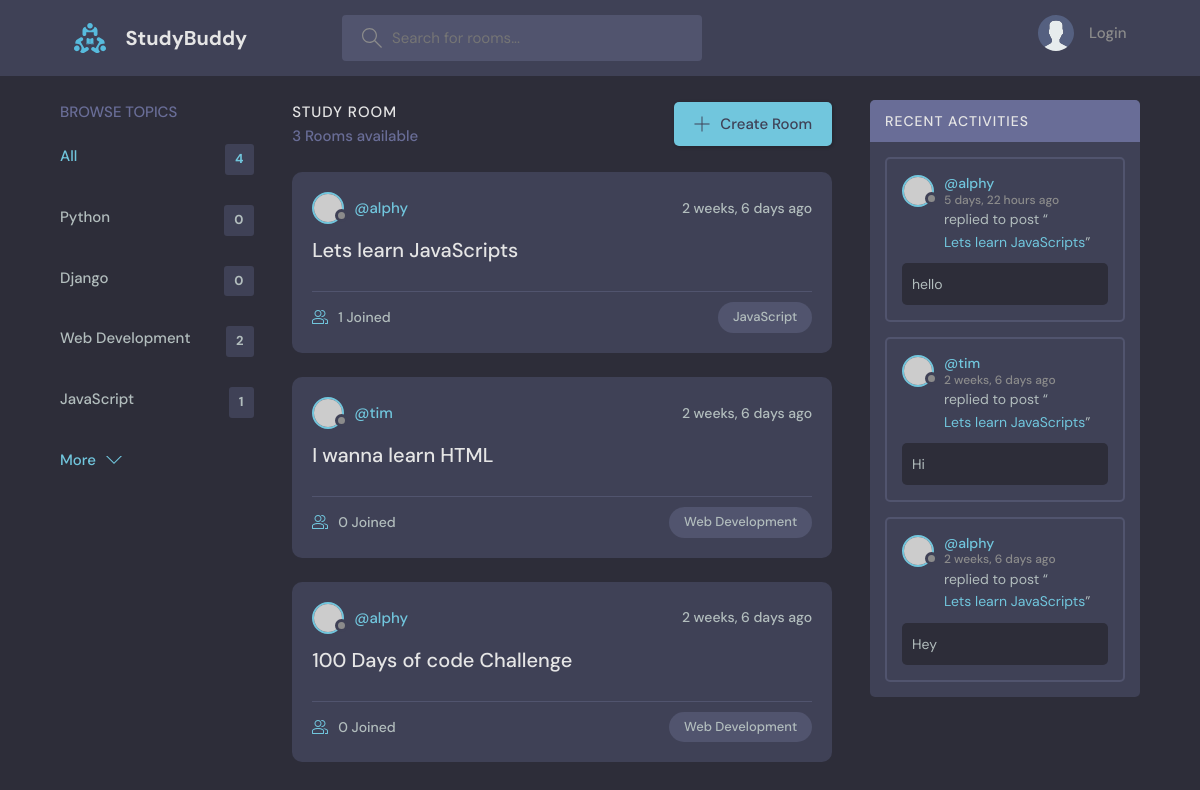
/, run on an earlier commit of the app's database.
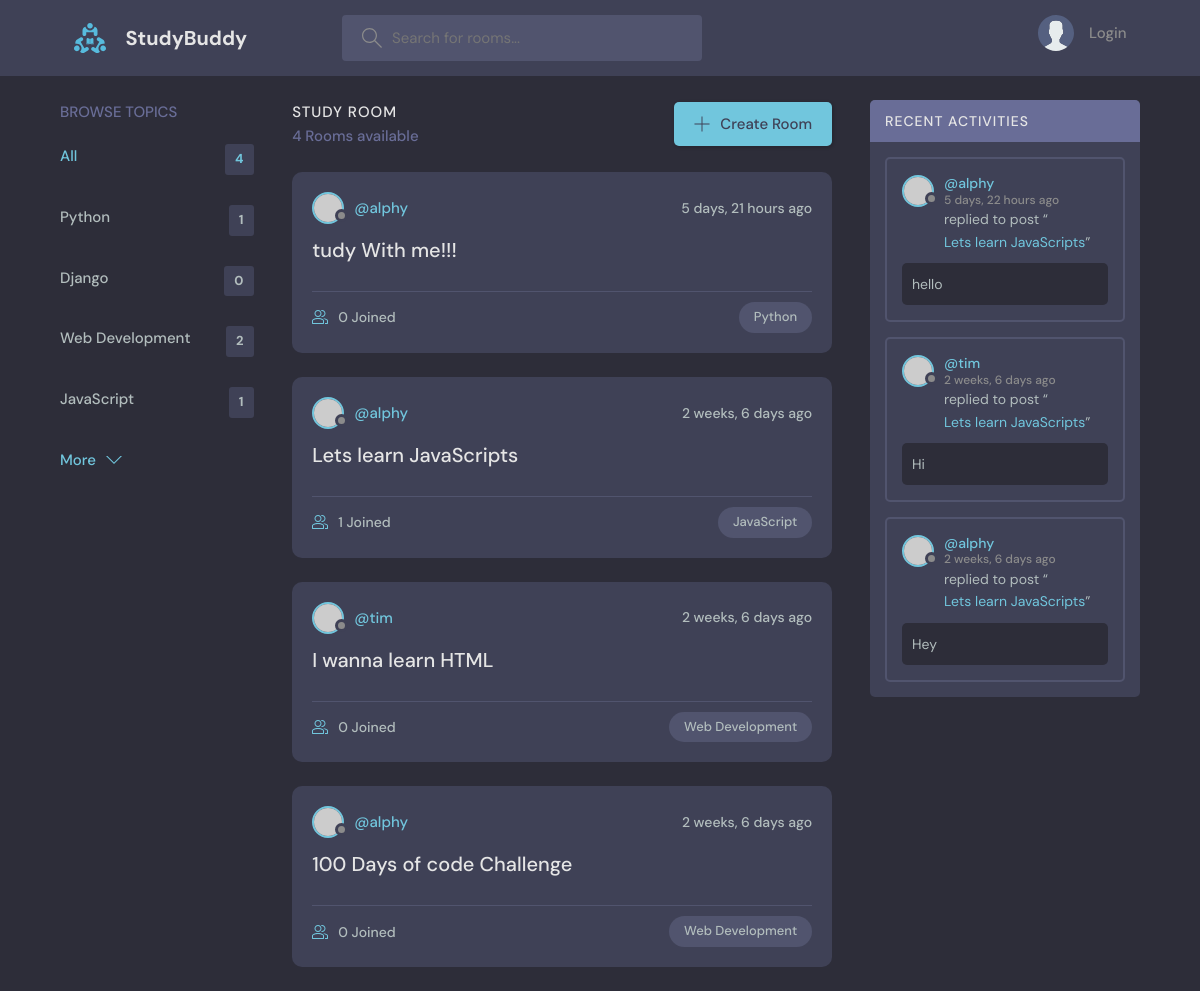
And on a later commit of the database.
### base/models.py (models this page shows, shortened)
class Topic(models.Model):
    name = models.CharField(max_length=200)

class Room(models.Model):
    host = models.ForeignKey(User, on_delete=models.SET_NULL, null=True)
    topic = models.ForeignKey(Topic, on_delete=models.SET_NULL, null=True)
    name = models.CharField(max_length=200)
    description = models.TextField(null=True, blank=True)
    participants = models.ManyToManyField(User, related_name='participants', blank=True)
    updated = models.DateTimeField(auto_now=True)
    created = models.DateTimeField(auto_now_add=True)
    class Meta:
        ordering = ['-updated', '-created']
    def __str__(self):
        return self.name

class Message(models.Model):
    user = models.ForeignKey(User, on_delete=models.CASCADE)
    room = models.ForeignKey(Room, on_delete=models.CASCADE)
    body = models.TextField()
    updated = models.DateTimeField(auto_now=True)
    created = models.DateTimeField(auto_now_add=True)
    class Meta:
        ordering = ['-updated', '-created']

### base/views.py (the view)
# urls.py: path('', views.home, name='home'),
def home(request):
    q = request.GET.get('q') if request.GET.get('q') != None else ''
    rooms = Room.objects.filter(
        Q(topic__name__contains=q) |
        Q(name__icontains=q) |
        Q(description__icontains=q)
    )
    topics = Topic.objects.all()
    room_count = rooms.count()
    room_messages = Message.objects.filter(Q(room__topic__name__icontains=q))
    context = {'rooms': rooms, 'topics': topics, 'room_count': room_count,'room_messages': room_messages}
    return render(request, 'base/home.html', context)

### base/templates/base/home.html (shortened to what this page needs)
{% extends 'main.html' %}
{% block content %}
<main class="layout layout--3">
      <div class="container">
         {% include 'base/topics_component.html' %}
        <div class="roomList">
          <div class="roomList__header">
            <div>
              <h2>Study Room</h2>
              <p>{{room_count}} Rooms available</p>
            </div>
            <a class="btn btn--main" href="{%url 'create-room' %}">
              <svg version="1.1" xmlns="http://www.w3.org/2000/svg" width="32" height="32" viewBox="0 0 32 32">
                <title>add</title>
                <path
                  d="M16.943 0.943h-1.885v14.115h-14.115v1.885h14.115v14.115h1.885v-14.115h14.115v-1.885h-14.115v-14.115z"
                ></path>
              </svg>
              Create Room
            </a>
          </div>
          {% include 'base/feed_component.html' %}
        </div>
         {% include 'base/activity_component.html' %}
      </div>
    </main>
{% endblock %}

### base/templates/base/topics_component.html
<div class="topics">
    <div class="topics__header">
      <h2>Browse Topics</h2>
    </div>
    <ul class="topics__list">
      <li>
        <a href="{%url 'home' %}" class="active">All <span>{{topics.count}}</span></a>
      </li>
      {% for topic in topics %}
      <li>
        <a href="{% url 'home' %}?q={{topic.name}}">{{topic.name}} <span>{{topic.room_set.all.count}}</span></a>
      </li>
      {% endfor %}
    </ul>
    <a class="btn btn--link" href="topics.html">
      More
      <svg version="1.1" xmlns="http://www.w3.org/2000/svg" width="32" height="32" viewBox="0 0 32 32">
        <title>chevron-down</title>
        <path d="M16 21l-13-13h-3l16 16 16-16h-3l-13 13z"></path>
      </svg>
    </a>
  </div>

### base/templates/base/feed_component.html (shortened to what this page needs)
{% for room in rooms %}
<div class="roomListRoom">
    <div class="roomListRoom__header">
      <a href="{% url 'user-profile' room.host.id %}" class="roomListRoom__author">
        <div class="avatar avatar--small">
          <img src="https://randomuser.me/api/portraits/women/11.jpg" />
        </div>
        <span>@{{room.host.username}}</span>
      </a>
      <div class="roomListRoom__actions">
        <span>{{room.created|timesince}} ago</span>
      </div>
    </div>
    <div class="roomListRoom__content">
      <a href="{% url 'room' room.id %}">{{room.name}}</a>
    </div>
    <div class="roomListRoom__meta">
      <a href="{% url 'room' room.id %}" class="roomListRoom__joined">
        {{room.participants.all.count}} Joined
      </a>
      <p class="roomListRoom__topic">{{room.topic.name}}</p>
    </div>
  </div>
  {% endfor %}

### base/templates/base/activity_component.html (shortened to what this page needs)
<div class="activities">
    <div class="activities__header">
      <h2>Recent Activities</h2>
    </div>
    {% for message in room_messages %}
    <div class="activities__box">
      <div class="activities__boxHeader roomListRoom__header">
        <a href="{% url 'user-profile' message.user.id %}" class="roomListRoom__author">
          <div class="avatar avatar--small">
            <img src="https://randomuser.me/api/portraits/women/11.jpg" />
          </div>
          <p>
            @{{message.user}}
            <span>{{message.created|timesince}} ago</span>
          </p>
        </a>
      </div>
      <div class="activities__boxContent">
        <p>replied to post “<a href="{%url 'room' message.room.id %}">{{message.room}}</a>”</p>
        <div class="activities__boxRoomContent">
            {{message.body}}
        </div>
      </div>
    </div>
    {% endfor %}
  </div>

What changed in the data, as far as the page shows it:
computed for Topic "Python": room_set.all.count "0" → "1"
added Room: host.username "alphy", created "5 days, 21 hours", name "tudy With me!!!", participants.all.count "0", topic.name "Python"
Also different on the page:
{{ room_count }}: "3" → "4"
